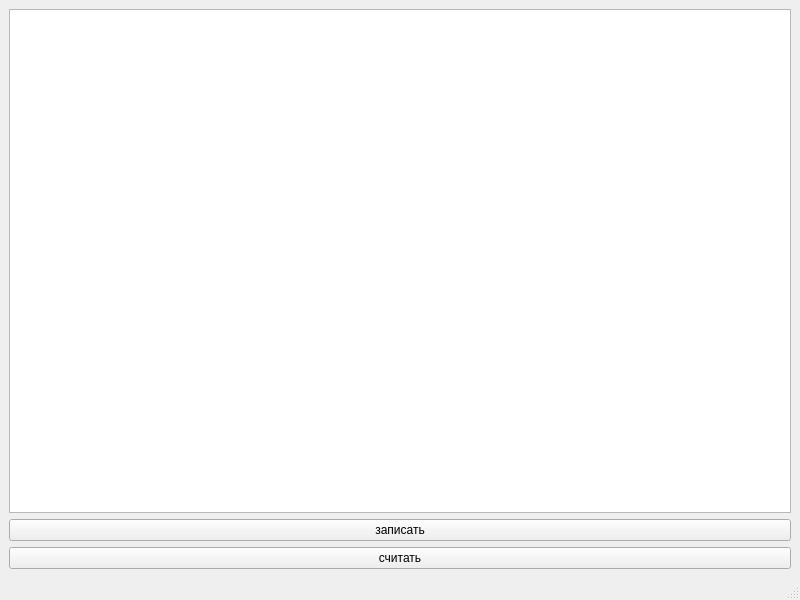
<?xml version="1.0" encoding="UTF-8"?>
<ui version="4.0">
 <class>MainWindow</class>
 <widget class="QMainWindow" name="MainWindow">
  <property name="geometry">
   <rect>
    <x>0</x>
    <y>0</y>
    <width>800</width>
    <height>600</height>
   </rect>
  </property>
  <property name="windowTitle">
   <string>MainWindow</string>
  </property>
  <widget class="QWidget" name="centralwidget">
   <layout class="QVBoxLayout" name="verticalLayout">
    <item>
     <widget class="QTextEdit" name="textEdit"/>
    </item>
    <item>
     <widget class="QPushButton" name="pushButton">
      <property name="text">
       <string>записать</string>
      </property>
     </widget>
    </item>
    <item>
     <widget class="QPushButton" name="pushButton_2">
      <property name="text">
       <string>считать</string>
      </property>
     </widget>
    </item>
   </layout>
  </widget>
  <widget class="QMenuBar" name="menubar">
   <property name="geometry">
    <rect>
     <x>0</x>
     <y>0</y>
     <width>800</width>
     <height>26</height>
    </rect>
   </property>
  </widget>
  <widget class="QStatusBar" name="statusbar"/>
 </widget>
 <resources/>
 <connections/>
</ui>
